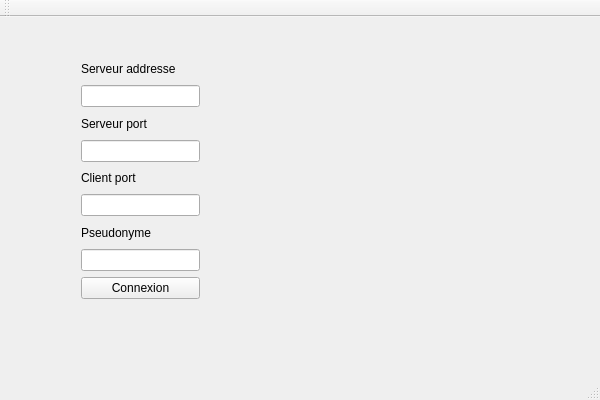
<?xml version="1.0" encoding="UTF-8"?>
<ui version="4.0">
 <class>Display</class>
 <widget class="QMainWindow" name="Display">
  <property name="geometry">
   <rect>
    <x>0</x>
    <y>0</y>
    <width>600</width>
    <height>400</height>
   </rect>
  </property>
  <property name="minimumSize">
   <size>
    <width>526</width>
    <height>352</height>
   </size>
  </property>
  <property name="maximumSize">
   <size>
    <width>600</width>
    <height>400</height>
   </size>
  </property>
  <property name="windowTitle">
   <string>Display</string>
  </property>
  <widget class="QWidget" name="centralWidget">
   <widget class="QStackedWidget" name="stackedWidget">
    <property name="geometry">
     <rect>
      <x>10</x>
      <y>0</y>
      <width>581</width>
      <height>331</height>
     </rect>
    </property>
    <property name="currentIndex">
     <number>0</number>
    </property>
    <widget class="QWidget" name="page">
     <widget class="QLabel" name="label_logo">
      <property name="geometry">
       <rect>
        <x>260</x>
        <y>40</y>
        <width>211</width>
        <height>241</height>
       </rect>
      </property>
      <property name="styleSheet">
       <string notr="true">border-image: url(./img/smartphone.png)</string>
      </property>
      <property name="text">
       <string/>
      </property>
     </widget>
     <widget class="QWidget" name="">
      <property name="geometry">
       <rect>
        <x>60</x>
        <y>30</y>
        <width>141</width>
        <height>263</height>
       </rect>
      </property>
      <layout class="QVBoxLayout" name="verticalLayout_5">
       <item>
        <layout class="QVBoxLayout" name="verticalLayout_4">
         <item>
          <layout class="QVBoxLayout" name="verticalLayout_2">
           <item>
            <widget class="QLabel" name="label_2">
             <property name="text">
              <string>Serveur addresse</string>
             </property>
            </widget>
           </item>
           <item>
            <widget class="QLineEdit" name="input_addr"/>
           </item>
          </layout>
         </item>
         <item>
          <layout class="QVBoxLayout" name="verticalLayout_8">
           <item>
            <widget class="QLabel" name="label_4">
             <property name="text">
              <string>Serveur port</string>
             </property>
            </widget>
           </item>
           <item>
            <widget class="QLineEdit" name="input_port_server"/>
           </item>
          </layout>
         </item>
         <item>
          <layout class="QVBoxLayout" name="verticalLayout">
           <item>
            <widget class="QLabel" name="label">
             <property name="text">
              <string>Client port</string>
             </property>
            </widget>
           </item>
           <item>
            <widget class="QLineEdit" name="input_port_client"/>
           </item>
          </layout>
         </item>
         <item>
          <layout class="QVBoxLayout" name="verticalLayout_3">
           <item>
            <widget class="QLabel" name="label_3">
             <property name="text">
              <string>Pseudonyme</string>
             </property>
            </widget>
           </item>
           <item>
            <widget class="QLineEdit" name="input_name"/>
           </item>
          </layout>
         </item>
        </layout>
       </item>
       <item>
        <widget class="QPushButton" name="pushButton_connexion">
         <property name="text">
          <string>Connexion</string>
         </property>
        </widget>
       </item>
      </layout>
     </widget>
    </widget>
    <widget class="QWidget" name="page_2">
     <widget class="QWidget" name="">
      <property name="geometry">
       <rect>
        <x>20</x>
        <y>20</y>
        <width>270</width>
        <height>306</height>
       </rect>
      </property>
      <layout class="QVBoxLayout" name="verticalLayout_7">
       <item>
        <layout class="QVBoxLayout" name="verticalLayout_6">
         <item>
          <widget class="QPushButton" name="pushButton_deconnexion">
           <property name="text">
            <string>Deconnexion</string>
           </property>
          </widget>
         </item>
         <item>
          <widget class="QListWidget" name="listWidget"/>
         </item>
        </layout>
       </item>
       <item>
        <spacer name="verticalSpacer">
         <property name="orientation">
          <enum>Qt::Vertical</enum>
         </property>
         <property name="sizeHint" stdset="0">
          <size>
           <width>20</width>
           <height>40</height>
          </size>
         </property>
        </spacer>
       </item>
       <item>
        <layout class="QHBoxLayout" name="horizontalLayout">
         <item>
          <widget class="QPushButton" name="buttunCall">
           <property name="minimumSize">
            <size>
             <width>61</width>
             <height>61</height>
            </size>
           </property>
           <property name="maximumSize">
            <size>
             <width>61</width>
             <height>61</height>
            </size>
           </property>
           <property name="styleSheet">
            <string notr="true">border-image: url(./img/phone-endcall.png)</string>
           </property>
           <property name="text">
            <string/>
           </property>
          </widget>
         </item>
        </layout>
       </item>
      </layout>
     </widget>
    </widget>
    <widget class="QWidget" name="page_3">
     <widget class="QPushButton" name="pushButtonQuitCall">
      <property name="geometry">
       <rect>
        <x>110</x>
        <y>260</y>
        <width>71</width>
        <height>71</height>
       </rect>
      </property>
      <property name="minimumSize">
       <size>
        <width>71</width>
        <height>71</height>
       </size>
      </property>
      <property name="maximumSize">
       <size>
        <width>71</width>
        <height>71</height>
       </size>
      </property>
      <property name="styleSheet">
       <string notr="true">border-image: url(./img/phone-call.png)</string>
      </property>
      <property name="text">
       <string/>
      </property>
     </widget>
    </widget>
   </widget>
  </widget>
  <widget class="QMenuBar" name="menuBar">
   <property name="geometry">
    <rect>
     <x>0</x>
     <y>0</y>
     <width>600</width>
     <height>22</height>
    </rect>
   </property>
  </widget>
  <widget class="QToolBar" name="mainToolBar">
   <attribute name="toolBarArea">
    <enum>TopToolBarArea</enum>
   </attribute>
   <attribute name="toolBarBreak">
    <bool>false</bool>
   </attribute>
  </widget>
  <widget class="QStatusBar" name="statusBar"/>
 </widget>
 <layoutdefault spacing="6" margin="11"/>
 <resources/>
 <connections/>
</ui>
